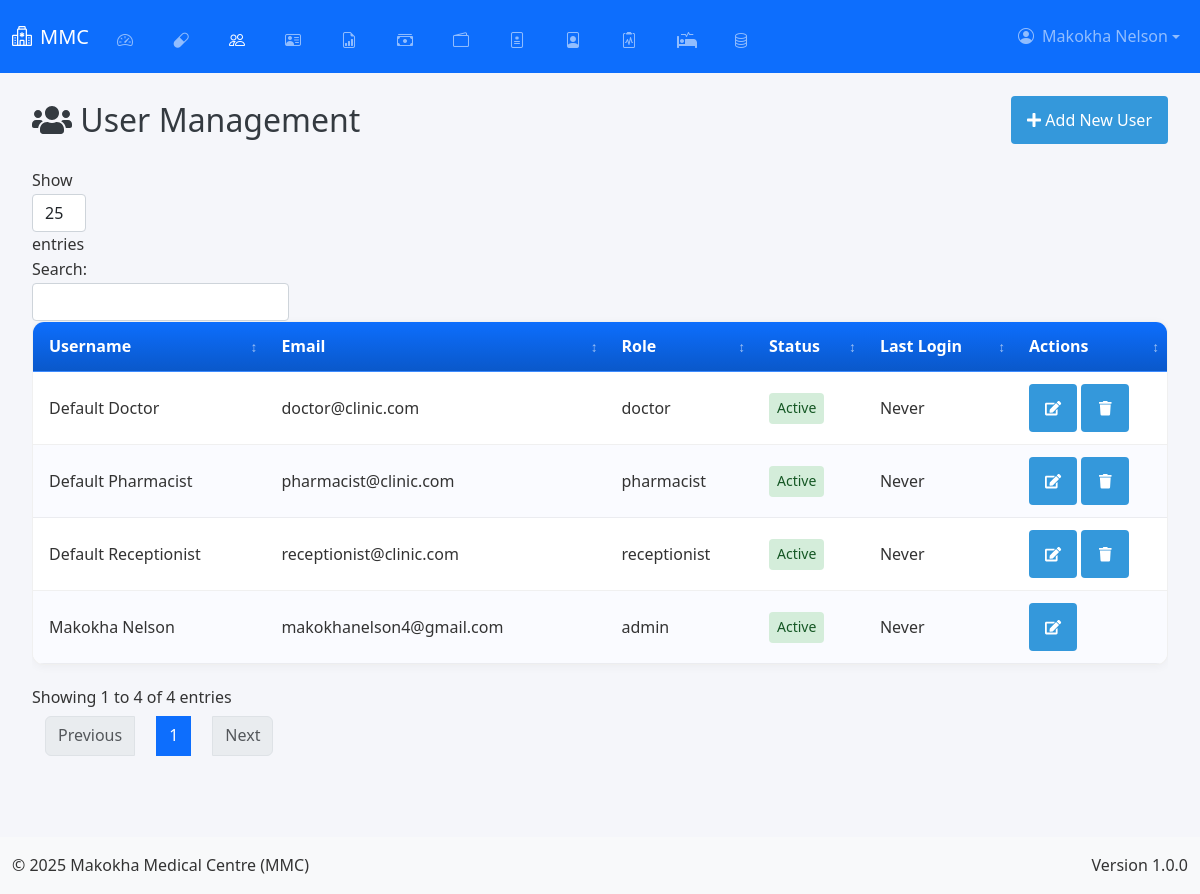
The app's page /admin/users (signed in) with its own data.
### app.py (models this page shows, shortened)
class User(db.Model, UserMixin):
    __tablename__ = 'user'
    id = db.Column(db.Integer, primary_key=True)
    username = db.Column(db.String(50), unique=True, nullable=False)
    email = db.Column(db.String(100), unique=True, nullable=False)
    password = db.Column(db.String(200), nullable=False)
    role = db.Column(db.String(20), nullable=False, default='user')
    is_active = db.Column(db.Boolean, default=True)
    last_login = db.Column(db.DateTime)
    profile_picture = db.Column(db.String(255))
    created_at = db.Column(db.DateTime, default=lambda: datetime.now(timezone.utc))
    updated_at = db.Column(db.DateTime, default=lambda: datetime.now(timezone.utc), onupdate=lambda: datetime.now(timezone.utc))

### app.py (the view, shortened to what this page needs)
@app.route('/admin/users', methods=['GET', 'POST'])
@login_required
def manage_users():
    if current_user.role != 'admin':
        flash('Unauthorized access', 'danger')
        return redirect(url_for('home'))
    users = User.query.order_by(User.last_login.desc().nullslast(), User.username.asc()).all()
    return render_template('admin/users.html', users=users)

### app.py (called while the page is built, shortened)
@app.before_request
def initialize_data():
    global _first_request
    if not _first_request:
        return

@app.context_processor
def inject_current_date():
    return {'current_date': date.today().strftime('%Y-%m-%d')}

@app.context_processor
def inject_csrf_token():
    return dict(csrf_token=generate_csrf)

    @login_manager.user_loader
    def load_user(user_id):
        return db.session.get(User, int(user_id))

### templates/admin/users.html (shortened to what this page needs)
{% extends "base.html" %}
{% block content %}
        <div class="content">
            <div class="page-header">
                <h2><i class="fas fa-users"></i> User Management</h2>
                <div class="page-actions">
                    <button class="btn btn-primary" data-toggle="modal" data-target="#addUserModal">
                        <i class="fas fa-plus"></i> Add New User
                    </button>
                </div>
            </div>
            <div class="table-responsive">
                <table class="data-table" id="usersTable">
                    <thead>
                        <tr>
                            <th>Username</th>
                            <th>Email</th>
                            <th>Role</th>
                            <th>Status</th>
                            <th>Last Login</th>
                            <th>Actions</th>
                        </tr>
                    </thead>
                    <tbody>
                        {% for user in users %}
                        <tr>
                            <td>{{ user.username }}</td>
                            <td>{{ user.email }}</td>
                            <td>{{ user.role }}</td>
                            <td>
                                <span class="status-badge {% if user.is_active %}active{% else %}inactive{% endif %}">
                                    {% if user.is_active %}Active{% else %}Inactive{% endif %}
                                </span>
                            </td>
                            <td>
                                {% if user.last_login %}
                                    {{ user.last_login.strftime('%Y-%m-%d %H:%M') }}
                                {% else %}
                                    Never
                                {% endif %}
                            </td>
                            <td>
                                <button class="btn btn-sm btn-edit" data-id="{{ user.id }}" data-toggle="modal" data-target="#editUserModal">
                                    <i class="fas fa-edit"></i>
                                </button>
                                {% if user.id != current_user.id %}
                                <button class="btn btn-sm btn-delete" data-id="{{ user.id }}">
                                    <i class="fas fa-trash"></i>
                                </button>
                                {% endif %}
                            </td>
                        </tr>
                        {% endfor %}
                    </tbody>
                </table>
            </div>
        </div>
{% endblock %}

### templates/base.html (shortened to what this page needs)
<!DOCTYPE html>
<html lang="en">
<head>
    <link href="https://cdn.jsdelivr.net/npm/bootstrap@5.3.0/dist/css/bootstrap.min.css" rel="stylesheet">
    <link rel="stylesheet" href="https://cdn.jsdelivr.net/npm/bootstrap-icons@1.11.1/font/bootstrap-icons.css">
    <link rel="stylesheet" href="https://cdnjs.cloudflare.com/ajax/libs/font-awesome/5.15.3/css/all.min.css">
    <link href="https://cdn.jsdelivr.net/npm/select2@4.1.0-rc.0/dist/css/select2.min.css" rel="stylesheet">
    <link rel="stylesheet" href="{{ url_for('static', filename='css/style.css') }}">
    <link rel="stylesheet" href="{{ url_for('static', filename='css/dashboard.css') }}">
    <link rel="stylesheet" href="{{ url_for('static', filename='css/custom.css') }}">
</head>
<body class="d-flex flex-column min-vh-100">
    <nav class="navbar navbar-expand-lg navbar-dark bg-primary fixed-top" id="mainNavbar">
        <div class="container-fluid">
            <a class="navbar-brand fs-5" href="{{ url_for('home') }}">
                <i class="bi bi-hospital me-2"></i>MMC
            </a>
            <div class="collapse navbar-collapse" id="navbarNav">
                <ul class="navbar-nav me-auto">
                    {% if current_user.is_authenticated %}
                        {% if current_user.role == 'admin' %}
                            <li class="nav-item"><a class="nav-link fs-6 px-2 mx-1 icon-nav" href="{{ url_for('admin_dashboard') }}"><i class="bi bi-speedometer2 me-1"></i><span class="nav-text">Dashboard</span></a></li>
                            <li class="nav-item"><a class="nav-link fs-6 px-2 mx-1 icon-nav" href="{{ url_for('manage_drugs') }}"><i class="bi bi-capsule me-1"></i><span class="nav-text">Drugs</span></a></li>
                            <li class="nav-item"><a class="nav-link fs-6 px-2 mx-1 icon-nav" href="{{ url_for('manage_users') }}"><i class="bi bi-people me-1"></i><span class="nav-text">Users</span></a></li>
                            <li class="nav-item"><a class="nav-link fs-6 px-2 mx-1 icon-nav" href="{{ url_for('manage_employees') }}"><i class="bi bi-person-vcard me-1"></i><span class="nav-text">Employees</span></a></li>
                            <li class="nav-item"><a class="nav-link fs-6 px-2 mx-1 icon-nav" href="{{ url_for('admin_reports') }}"><i class="bi bi-file-earmark-bar-graph me-1"></i><span class="nav-text">Reports</span></a></li>
                            <li class="nav-item"><a class="nav-link fs-6 px-2 mx-1 icon-nav" href="{{ url_for('manage_transactions') }}"><i class="bi bi-cash-stack me-1"></i><span class="nav-text">Transactions</span></a></li>
                            <li class="nav-item"><a class="nav-link fs-6 px-2 mx-1 icon-nav" href="{{ url_for('manage_money') }}"><i class="bi bi-wallet2 me-1"></i><span class="nav-text">Money</span></a></li>
                            <li class="nav-item"><a class="nav-link fs-6 px-2 mx-1 icon-nav" href="{{ url_for('manage_dosage') }}"><i class="bi bi-file-medical me-1"></i><span class="nav-text">Dosage</span></a></li>
                            <li class="nav-item"><a class="nav-link fs-6 px-2 mx-1 icon-nav" href="{{ url_for('manage_patients') }}"><i class="bi bi-file-person me-1"></i><span class="nav-text">Patients</span></a></li>
                            <li class="nav-item"><a class="nav-link fs-6 px-2 mx-1 icon-nav" href="{{ url_for('manage_medical_tests') }}"><i class="bi bi-clipboard2-pulse me-1"></i><span class="nav-text">Medical Tests</span></a></li>
                            <li class="nav-item"><a class="nav-link fs-6 px-2 mx-1 icon-nav" href="{{ url_for('manage_beds') }}"><i class="fas fa-procedures me-1"></i><span class="nav-text">Beds</span></a></li>
                            <li class="nav-item"><a class="nav-link fs-6 px-2 mx-1 icon-nav" href="{{ url_for('backup_management') }}"><i class="bi bi-database me-1"></i><span class="nav-text">Backup</span></a></li>
                        {% endif %}
                    {% endif %}
                </ul>
                <ul class="navbar-nav">
                    {% if current_user.is_authenticated %}
                        <li class="nav-item dropdown">
                            <a class="nav-link dropdown-toggle d-flex align-items-center fs-6" href="#" id="userDropdown" role="button" data-bs-toggle="dropdown">
                                {% if current_user.profile_picture %}
                                    <img src="{{ url_for('static', filename=current_user.profile_picture) }}" alt="Profile" class="profile-picture me-2">
                                {% else %}
                                    <i class="bi bi-person-circle me-2"></i>
                                {% endif %}
                                {{ current_user.username }}
                            </a>
                        </li>
                    {% else %}
                        <li class="nav-item">
                        <a class="nav-link fs-6" href="{{ url_for('auth.login') }}">
                            <i class="bi bi-box-arrow-in-right me-1"></i>Login
                        </a>
                        </li>
                    {% endif %}
                </ul>
            </div>
        </div>
    </nav>
    <main class="container-fluid flex-grow-1 py-3" style="margin-top: 60px;">
        {% block content %}{% endblock %}
    </main>
    <footer class="bg-light py-3 mt-auto">
        <div class="container-fluid">
            <div class="row">
                <div class="col-md-6 text-center text-md-start">
                    <p class="mb-0">&copy; 2025 Makokha Medical Centre (MMC)</p>
                </div>
                <div class="col-md-6 text-center text-md-end">
                    <p class="mb-0">Version 1.0.0</p>
                </div>
            </div>
        </div>
    </footer>
</body>
</html>

### static/css/style.css (style rules this page uses)
:root { --primary-color: #3498db; --secondary-color: #2980b9; --success-color: #2ecc71; --danger-color: #e74c3c; --warning-color: #f39c12; --info-color: #1abc9c; --light-color: #ecf0f1; --dark-color: #2c3e50; --gray-color: #95a5a6; --white-color: #ffffff; --black-color: #000000; --sidebar-width: 250px; --sidebar-collapsed-width: 0; --top-bar-height: 60px; --shadow: 0 2px 10px rgba(0, 0, 0, 0.1); --transition: all 0.3s ease; }
* { margin: 0; padding: 0; box-sizing: border-box; font-family: 'Segoe UI', Tahoma, Geneva, Verdana, sans-serif; }
.btn { position: relative; z-index: auto; }
.content, .main-content, .dashboard-container { position: static !important; overflow: visible !important; }
body { background-color: #f5f6fa; color: #333; line-height: 1.6; overflow-x: hidden; }
a { text-decoration: none; color: inherit; }
button, input, select, textarea { font-family: inherit; font-size: inherit; }
.btn { display: inline-block; padding: 8px 16px; border: none; border-radius: 4px; background-color: var(--primary-color); color: white; cursor: pointer; transition: var(--transition); }
.btn-sm { padding: 5px 10px; font-size: 0.9rem; }
.btn-primary { background-color: var(--primary-color); }
.dropdown { position: relative; display: inline-block; }
.content { flex: 1; padding: 20px; overflow-y: auto; }
.data-table { width: 100%; border-collapse: collapse; margin-bottom: 20px; }
.data-table th, .data-table td { padding: 12px 15px; text-align: left; border-bottom: 1px solid #eee; }
.data-table th { background-color: #f8f9fa; font-weight: 600; color: var(--dark-color); }
.status-badge { display: inline-block; padding: 4px 8px; border-radius: 4px; font-size: 0.8rem; font-weight: 500; color: white; }
.status-badge.active { background-color: var(--success-color); }

### templates/base.html (style rules this page uses)
:root { --tap-min-size: 48px; --mobile-breakpoint: 768px; --primary-blue: #0d6efd; --dark-blue: #0a58ca; --light-gray: #f8f9fa; }
body { -webkit-text-size-adjust: 100%; -webkit-tap-highlight-color: transparent; touch-action: manipulation; }
.btn, .nav-link, .dropdown-item, input[type="checkbox"] + label, .table .actions-column .btn { min-height: var(--tap-min-size); min-width: var(--tap-min-size); padding: 12px 16px; }
.table-responsive { overflow-x: auto; -webkit-overflow-scrolling: touch; }
.table-container { overflow-x: auto; -webkit-overflow-scrolling: touch; margin-bottom: 1.25rem; }
table.table-enhanced { width: 100%; border-collapse: separate; border-spacing: 0; background: #fff; border: 1px solid rgba(0,0,0,0.06); border-radius: 12px; overflow: hidden; box-shadow: 0 2px 10px rgba(0,0,0,0.04); }
.table-enhanced thead th { position: sticky; top: 0; background: linear-gradient(180deg, var(--primary-blue), var(--dark-blue)); color: #fff; z-index: 2; padding: 0.75rem 1rem; font-weight: 600; white-space: nowrap; border-bottom: 1px solid rgba(255,255,255,0.2); }
.table-enhanced tbody td { padding: 0.75rem 1rem; border-bottom: 1px solid rgba(0,0,0,0.06); vertical-align: middle; background: #fff; }
.table-enhanced tbody tr:nth-child(even) td { background: #fafbff; }
.table-enhanced thead th.sortable { cursor: pointer; position: relative; padding-right: 1.5rem; }
.table-enhanced thead th.sortable::after { content: '\2195'; position: absolute; right: 0.5rem; top: 50%; transform: translateY(-50%); opacity: 0.6; font-size: 0.85rem; }
.navbar { background-color: var(--primary-blue) !important; transition: all 0.3s ease; padding-top: 0.5rem; padding-bottom: 0.5rem; }
.table-container { overflow-x: auto; -webkit-overflow-scrolling: touch; margin-bottom: 1.5rem; }

### templates/admin/users.html (style rules this page uses)
.status-badge { display: inline-block; padding: 0.25rem 0.5rem; border-radius: 0.25rem; font-size: 0.875rem; font-weight: 500; }
.status-badge.active { background-color: #d4edda; color: #155724; }
.page-header { display: flex; justify-content: space-between; align-items: center; margin-bottom: 1.5rem; }
.page-header h2 { margin: 0; color: #343a40; }
.page-actions .btn { margin-left: 0.5rem; }

### records on screen
User: username "Makokha Nelson", email "makokhanelson4@gmail.com", role "admin", is_active "Active", shows "Never"
User: username "Default Doctor", email "doctor@clinic.com", role "doctor", is_active "Active", shows "Never"
User: username "Default Pharmacist", email "pharmacist@clinic.com", role "pharmacist", is_active "Active", shows "Never"
User: username "Default Receptionist", email "receptionist@clinic.com", role "receptionist", is_active "Active", shows "Never"
